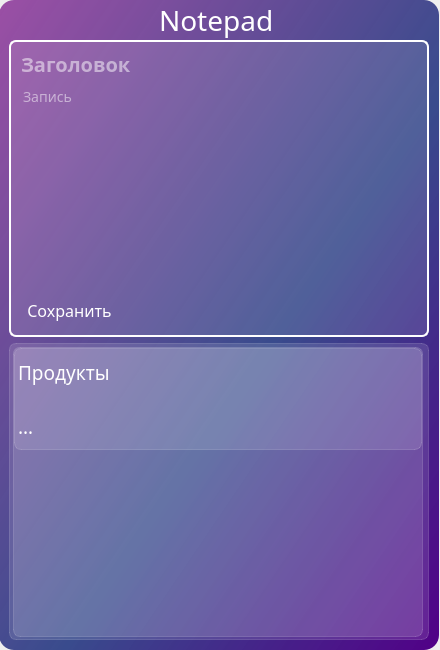
<?xml version="1.0" encoding="UTF-8"?>
<ui version="4.0">
 <class>Notepad</class>
 <widget class="QMainWindow" name="Notepad">
  <property name="geometry">
   <rect>
    <x>0</x>
    <y>0</y>
    <width>440</width>
    <height>650</height>
   </rect>
  </property>
  <property name="minimumSize">
   <size>
    <width>440</width>
    <height>650</height>
   </size>
  </property>
  <property name="maximumSize">
   <size>
    <width>440</width>
    <height>650</height>
   </size>
  </property>
  <property name="windowTitle">
   <string>Notepad</string>
  </property>
  <property name="windowIcon">
   <iconset resource="../qrc/resource.qrc">
    <normaloff>:/icons/C:/Users/Ryzen/PycharmProjects/notepad/notepad/icons/description_black_24dp.svg</normaloff>:/icons/C:/Users/Ryzen/PycharmProjects/notepad/notepad/icons/description_black_24dp.svg</iconset>
  </property>
  <property name="styleSheet">
   <string notr="true"/>
  </property>
  <widget class="QWidget" name="centralwidget">
   <widget class="QFrame" name="main">
    <property name="geometry">
     <rect>
      <x>-1</x>
      <y>0</y>
      <width>440</width>
      <height>650</height>
     </rect>
    </property>
    <property name="styleSheet">
     <string notr="true">QFrame {
background-color: qlineargradient(spread:pad, x1:1, y1:1, x2:0, y2:0, stop:0 rgba(81, 0, 135, 255),stop:0.427447 rgba(41, 61, 132, 235), stop:1 rgba(155, 79, 165, 255));
font-family: Rubik, sans-serif;
color: white;
border-radius: 15px;
}</string>
    </property>
    <property name="frameShape">
     <enum>QFrame::StyledPanel</enum>
    </property>
    <property name="frameShadow">
     <enum>QFrame::Raised</enum>
    </property>
    <widget class="QWidget" name="layoutWidget">
     <property name="geometry">
      <rect>
       <x>10</x>
       <y>40</y>
       <width>420</width>
       <height>600</height>
      </rect>
     </property>
     <layout class="QVBoxLayout" name="frames">
      <item>
       <widget class="QFrame" name="body">
        <property name="styleSheet">
         <string notr="true">QFrame {
background-color: rgba(255, 255, 255, 30);
border: 2px solid rgb(255, 255, 255);
border-radius: 7px;
color: white;
}</string>
        </property>
        <property name="frameShape">
         <enum>QFrame::StyledPanel</enum>
        </property>
        <property name="frameShadow">
         <enum>QFrame::Raised</enum>
        </property>
        <widget class="QPushButton" name="save">
         <property name="geometry">
          <rect>
           <x>10</x>
           <y>255</y>
           <width>101</width>
           <height>30</height>
          </rect>
         </property>
         <property name="font">
          <font>
           <family>Rubik</family>
           <pointsize>12</pointsize>
          </font>
         </property>
         <property name="styleSheet">
          <string notr="true">QPushButton {
color: white;
border: 1px solid rgba(255, 255, 255, 0);
border-radius: 7px;
}

QPushButton:hover {
background-color: rgba(255, 255, 255, 40);
}

QPushButton:pressed {
background-color: rgba(255, 255, 255, 70);
}</string>
         </property>
         <property name="text">
          <string>Сохранить</string>
         </property>
         <property name="shortcut">
          <string>Return</string>
         </property>
        </widget>
        <widget class="QPushButton" name="delete_note">
         <property name="geometry">
          <rect>
           <x>370</x>
           <y>254</y>
           <width>30</width>
           <height>30</height>
          </rect>
         </property>
         <property name="styleSheet">
          <string notr="true">QPushButton{
border-radius: 15px;
}

QPushButton:hover {
background-color: rgba(255, 255, 255, 40);
}

QPushButton:pressed {
background-color: rgba(255, 255, 255, 70);
}</string>
         </property>
         <property name="text">
          <string/>
         </property>
         <property name="icon">
          <iconset resource="../qrc/resource.qrc">
           <normaloff>:/icons/C:/Users/Ryzen/PycharmProjects/notepad/notepad/icons/delete_white_24dp.svg</normaloff>:/icons/C:/Users/Ryzen/PycharmProjects/notepad/notepad/icons/delete_white_24dp.svg</iconset>
         </property>
         <property name="iconSize">
          <size>
           <width>24</width>
           <height>24</height>
          </size>
         </property>
         <property name="shortcut">
          <string>Del</string>
         </property>
        </widget>
        <widget class="QWidget" name="layoutWidget">
         <property name="geometry">
          <rect>
           <x>10</x>
           <y>10</y>
           <width>400</width>
           <height>231</height>
          </rect>
         </property>
         <layout class="QVBoxLayout" name="create">
          <property name="spacing">
           <number>6</number>
          </property>
          <property name="topMargin">
           <number>0</number>
          </property>
          <property name="bottomMargin">
           <number>0</number>
          </property>
          <item>
           <widget class="QLineEdit" name="title">
            <property name="font">
             <font>
              <family>,sans-serif</family>
              <pointsize>-1</pointsize>
              <weight>75</weight>
              <italic>false</italic>
              <bold>true</bold>
             </font>
            </property>
            <property name="styleSheet">
             <string notr="true">background-color: rgba(255, 255, 255, 0);
font: Rubik, sans-serif;
font-size: 20px;
font-weight: bold;
border: none;
color: white;</string>
            </property>
            <property name="maxLength">
             <number>25</number>
            </property>
            <property name="placeholderText">
             <string>Заголовок</string>
            </property>
           </widget>
          </item>
          <item>
           <widget class="QPlainTextEdit" name="note">
            <property name="font">
             <font>
              <family>Rubik,sans-serif</family>
              <pointsize>-1</pointsize>
             </font>
            </property>
            <property name="styleSheet">
             <string notr="true">border: none;
background-color: rgba(255, 255, 255, 0);
font-size: 14px;</string>
            </property>
            <property name="verticalScrollBarPolicy">
             <enum>Qt::ScrollBarAlwaysOff</enum>
            </property>
            <property name="horizontalScrollBarPolicy">
             <enum>Qt::ScrollBarAlwaysOff</enum>
            </property>
            <property name="placeholderText">
             <string>Запись</string>
            </property>
           </widget>
          </item>
         </layout>
        </widget>
       </widget>
      </item>
      <item>
       <widget class="QFrame" name="footer">
        <property name="styleSheet">
         <string notr="true">background-color: rgba(255, 255, 255, 30);
border: 1px solid rgba(255, 255, 255, 40);
border-radius: 7px;</string>
        </property>
        <property name="frameShape">
         <enum>QFrame::StyledPanel</enum>
        </property>
        <property name="frameShadow">
         <enum>QFrame::Raised</enum>
        </property>
        <widget class="QListWidget" name="notes">
         <property name="geometry">
          <rect>
           <x>4</x>
           <y>4</y>
           <width>410</width>
           <height>290</height>
          </rect>
         </property>
         <property name="focusPolicy">
          <enum>Qt::NoFocus</enum>
         </property>
         <property name="styleSheet">
          <string notr="true">QListWidget{
background-color: rgba(255, 255, 255, 30);
border: 1px solid rgba(255, 255, 255, 40);
border-radius: 7px;
}

QListWidget::item{
background-color: rgba(255, 255, 255, 30);
border: 1px solid rgba(255, 255, 255, 40);
border-radius: 7px;
color: white;
width: 390px;
height: 100px;
}

QListWidget::item:hover{
background-color: rgba(255, 255, 255, 40);
}</string>
         </property>
         <property name="verticalScrollBarPolicy">
          <enum>Qt::ScrollBarAlwaysOff</enum>
         </property>
         <property name="horizontalScrollBarPolicy">
          <enum>Qt::ScrollBarAlwaysOff</enum>
         </property>
         <property name="flow">
          <enum>QListView::TopToBottom</enum>
         </property>
         <property name="isWrapping" stdset="0">
          <bool>false</bool>
         </property>
         <property name="spacing">
          <number>16</number>
         </property>
         <item>
          <property name="text">
           <string>Продукты


24.02.2023 Купить продукты...</string>
          </property>
          <property name="font">
           <font>
            <family>Rubik</family>
            <pointsize>14</pointsize>
            <weight>50</weight>
            <bold>false</bold>
           </font>
          </property>
         </item>
        </widget>
       </widget>
      </item>
     </layout>
    </widget>
    <widget class="QPushButton" name="close">
     <property name="geometry">
      <rect>
       <x>402</x>
       <y>4</y>
       <width>30</width>
       <height>30</height>
      </rect>
     </property>
     <property name="styleSheet">
      <string notr="true">QPushButton{
border-radius: 15px;
}

QPushButton:hover {
background-color: rgba(255, 255, 255, 40);
}

QPushButton:pressed {
background-color: rgba(255, 255, 255, 70);
}</string>
     </property>
     <property name="text">
      <string/>
     </property>
     <property name="icon">
      <iconset resource="../qrc/resource.qrc">
       <normaloff>:/icons/C:/Users/Ryzen/PycharmProjects/notepad/notepad/icons/close_white_24dp.svg</normaloff>:/icons/C:/Users/Ryzen/PycharmProjects/notepad/notepad/icons/close_white_24dp.svg</iconset>
     </property>
     <property name="iconSize">
      <size>
       <width>24</width>
       <height>24</height>
      </size>
     </property>
    </widget>
    <widget class="QLabel" name="logo_title">
     <property name="geometry">
      <rect>
       <x>160</x>
       <y>0</y>
       <width>121</width>
       <height>41</height>
      </rect>
     </property>
     <property name="font">
      <font>
       <family>Rubik,sans-serif</family>
       <pointsize>21</pointsize>
      </font>
     </property>
     <property name="styleSheet">
      <string notr="true">background-color: none;</string>
     </property>
     <property name="text">
      <string>Notepad</string>
     </property>
    </widget>
    <widget class="QPushButton" name="logo">
     <property name="geometry">
      <rect>
       <x>5</x>
       <y>5</y>
       <width>31</width>
       <height>31</height>
      </rect>
     </property>
     <property name="styleSheet">
      <string notr="true">border: none;</string>
     </property>
     <property name="text">
      <string/>
     </property>
     <property name="icon">
      <iconset resource="../qrc/resource.qrc">
       <normaloff>:/icons/icons/description_white_24dp.svg</normaloff>:/icons/icons/description_white_24dp.svg</iconset>
     </property>
     <property name="iconSize">
      <size>
       <width>24</width>
       <height>24</height>
      </size>
     </property>
    </widget>
   </widget>
  </widget>
 </widget>
 <resources>
  <include location="../qrc/resource.qrc"/>
 </resources>
 <connections/>
</ui>
